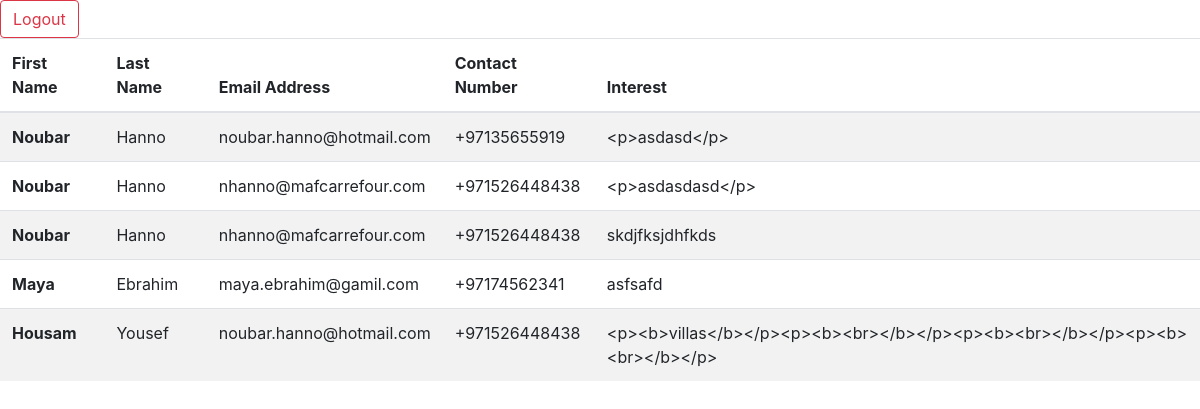
Screenshot of /registrationlist/ (signed in) with the database file from the repository.
### Registration_Azizi/models.py (models this page shows, shortened)
class Registration(models.Model):
    First_Name = models.CharField(max_length=256)
    Last_Name = models.CharField(max_length=256)
    Email_Address = models.CharField(max_length=256)
    Mobile_Number = PhoneNumberField()
    Intereset = models.CharField(max_length=1000)

### Registration_Azizi/views.py (the view)
# urls.py: url(r'^registrationlist/',login_required(RegistrationList.as_view()))
class RegistrationList(LoginRequiredMixin,ListView):
    template_name='Registration_Azizi/registration_list.html'
    context_object_name='RegistrationList'
    def get_queryset(self):
        return models.Registration.objects.order_by('-First_Name')

### templates/Registration_Azizi/registration_list.html (shortened to what this page needs)
<!DOCTYPE html>
<html lang="en" dir="ltr">
  <head>
    <link rel="stylesheet" href="https://stackpath.bootstrapcdn.com/bootstrap/4.1.1/css/bootstrap.min.css">
  </head>
  <body>
    {% if user.is_authenticated %}
    <a href="{% url 'logout' %}" class="btn btn-outline-danger">Logout</a>
    <table class="table table-striped">
      <thead>
        <tr>
          <th scope="col">First Name</th>
          <th scope="col">Last Name</th>
          <th scope="col">Email Address</th>
          <th scope="col">Contact Number</th>
          <th scope="col">Interest</th>
        </tr>
      </thead>
      <tbody>
        {% for Registration in RegistrationList%}
        <tr>
          <th scope="row">{{Registration.First_Name}}</th>
          <td>{{Registration.Last_Name}}</td>
          <td>{{Registration.Email_Address}}</td>
          <td>{{Registration.Mobile_Number}}</td>
          <td>{{Registration.Intereset}}</td>
        </tr>
        {% endfor %}
      </tbody>
    </table>
    {% endif %}
  </body>
</html>

### rows the page displays
Registration: First_Name "Noubar", Last_Name "Hanno", Email_Address "noubar.hanno@hotmail.com", Mobile_Number "+97135655919", Intereset "<p>asdasd</p>"
Registration: First_Name "Noubar", Last_Name "Hanno", Email_Address "nhanno@mafcarrefour.com", Mobile_Number "+971526448438", Intereset "<p>asdasdasd</p>"
Registration: First_Name "Noubar", Last_Name "Hanno", Email_Address "nhanno@mafcarrefour.com", Mobile_Number "+971526448438", Intereset "skdjfksjdhfkds"
Registration: First_Name "Maya", Last_Name "Ebrahim", Email_Address "maya.ebrahim@gamil.com", Mobile_Number "+97174562341", Intereset "asfsafd"
Registration: First_Name "Housam", Last_Name "Yousef", Email_Address "noubar.hanno@hotmail.com", Mobile_Number "+971526448438", Intereset "<p><b>villas</b></p><p><b><br></b></p><p><b><br></b></p><p><b><br></b></p>"
